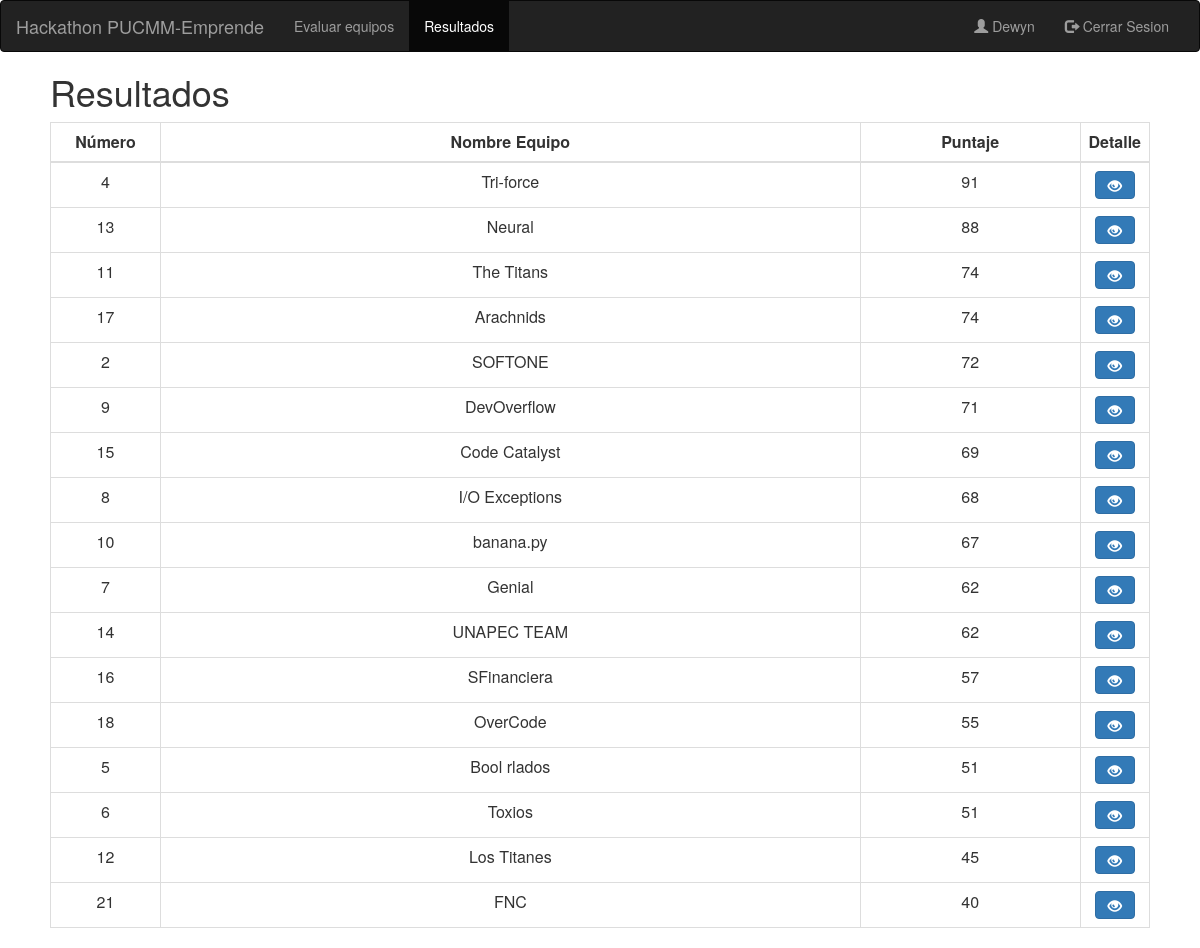
The page /resultados (signed in) on the database its author committed.
### evaluacion/models.py (models this page shows, shortened)
class Equipo(models.Model):
    nombre = models.CharField(max_length=15, null=False, blank=False)
    puntuacion = models.IntegerField(default=0)
    habilitado = models.BooleanField(null=False, default=True)

### evaluacion/views.py (the view)
# urls.py: path('resultados', ResultadosEquipos.as_view(), name='resultados'),
class ResultadosEquipos(LoginRequiredMixin, ListView):
    model = Equipo
    template_name = 'resultados.html'
    queryset = Equipo.objects.filter(habilitado=True).order_by('-puntuacion')
    paginate_by = 25
    login_url = settings.LOGIN_URL

### evaluacion/templates/resultados.html (shortened to what this page needs)
<html>
{% load bootstrap3 %}
    {% bootstrap_css %}
{% block navbar %}
    <nav class="navbar navbar-inverse">
        <div class="container-fluid">
            <div class="navbar-header">
                <a class="navbar-brand">Hackathon PUCMM-Emprende</a>
            </div>
            <div class="collapse navbar-collapse" id="myNavbar">
                <ul class="nav navbar-nav">
                    <li><a href="/equipos-evaluar">Evaluar equipos</a></li>
                    <li class="active"><a href="/resultados">Resultados</a></li>
                </ul>
                <ul class="nav navbar-nav navbar-right">
                    <li><a href="#"><span class="glyphicon glyphicon-user"></span> {{ user.get_username | capfirst }}
                    </a></li>
                    <li><a href="/logout"><span class="glyphicon glyphicon-log-out"></span> Cerrar Sesion</a></li>
                </ul>
            </div>
        </div>
    </nav>
{% endblock %}
{% block content %}
    <div class="list-group" style="margin-left: 50px; margin-right: 50px;">
        <h1>Resultados</h1>
        <table class="table table-bordered">
            <thead>
            <tr>
                <td class="text-center"><b>Número</b></td>
                <td class="text-center"><b>Nombre Equipo</b></td>
                <td class="text-center"><b>Puntaje</b></td>
                <td class="text-center"><b>Detalle</b></td>
            </tr>
            </thead>
            <tbody>
            {% for e in object_list %}
                <tr>
                    <td class="text-center" width="10%">{{ e.pk }}</td>
                    <td class="text-center">{{ e.nombre }}</td>
                    <td width="20%" class="text-center">{{ e.puntuacion }}</td>
                    <td width="5%" class="text-center"><a class="btn btn-primary" href="/detalle-puntos/{{ e.id }}">
                        <span class="glyphicon glyphicon-eye-open"></span></a></td>
                </tr>
            {% endfor %}
            </tbody>
        </table>
    </div>
{% endblock %}
</html>

### rows shown on the page
Equipo: pk "4", nombre "Tri-force", puntuacion "91"
Equipo: pk "13", nombre "Neural", puntuacion "88"
Equipo: pk "11", nombre "The Titans", puntuacion "74"
Equipo: pk "17", nombre "Arachnids", puntuacion "74"
Equipo: pk "2", nombre "SOFTONE", puntuacion "72"
Equipo: pk "9", nombre "DevOverflow", puntuacion "71"
Equipo: pk "15", nombre "Code Catalyst", puntuacion "69"
Equipo: pk "8", nombre "I/O Exceptions", puntuacion "68"
Equipo: pk "10", nombre "banana.py", puntuacion "67"
Equipo: pk "7", nombre "Genial", puntuacion "62"
Equipo: pk "14", nombre "UNAPEC TEAM", puntuacion "62"
Equipo: pk "16", nombre "SFinanciera", puntuacion "57"
Equipo: pk "18", nombre "OverCode", puntuacion "55"
Equipo: pk "5", nombre "Bool rlados", puntuacion "51"
Equipo: pk "6", nombre "Toxios", puntuacion "51"
Equipo: pk "12", nombre "Los Titanes", puntuacion "45"
Equipo: pk "21", nombre "FNC", puntuacion "40"

### other values the page prints
{{ user.get_username | capfirst }} "Dewyn"
